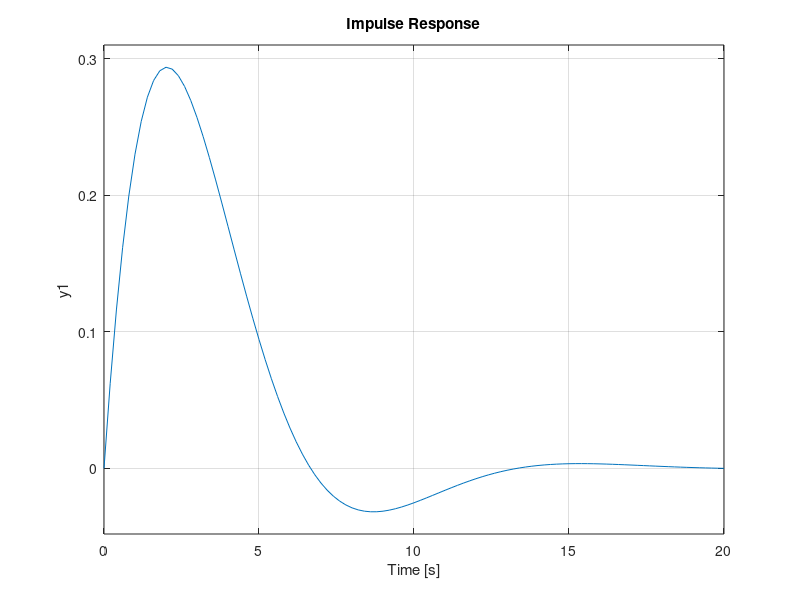

Here is the MATLAB script that generated this plot: (Note: this script raises an error after producing the figure.)
%21/477776/PA/20702
%Sabrina Aisha Alyani
%TUGAS 2

clear
clc
K = 1
num = K
denum = [3,2,K]
G = tf(num, denum)
s = tf('s')

figure
subplot(311), step(G);
subplot(312), step(G/s);
subplot(313), impulse(G);

info = stepinfo(G)

SP=5;
[y,t]=step(SP*G);
sserror=abs(SP-y(end))
